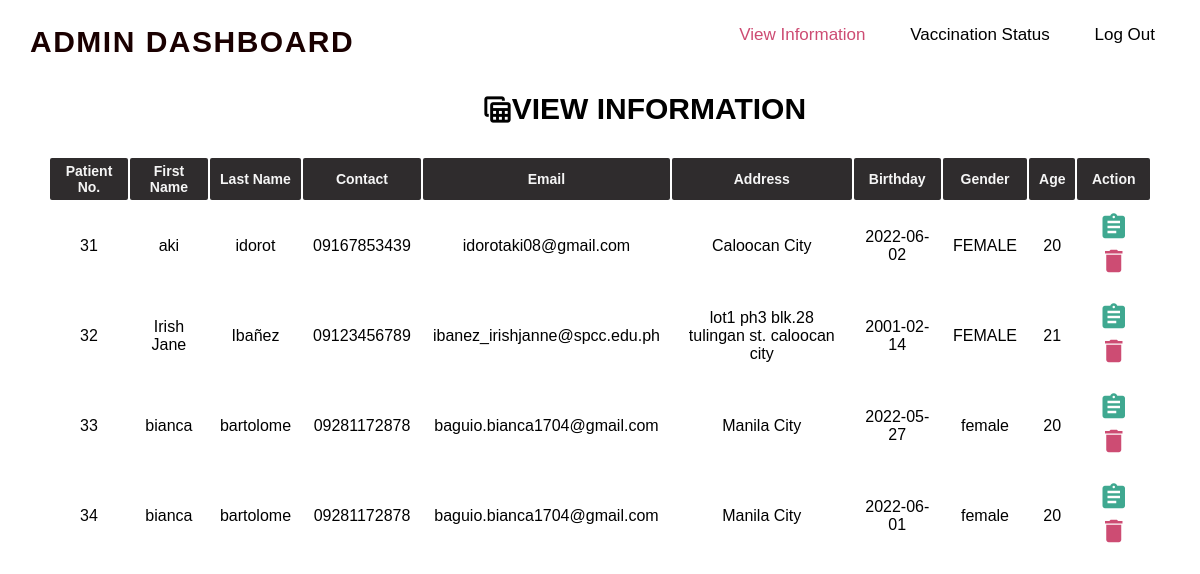
Screenshot of /admin-view-information.php with the database file from the repository.
### tables this page shows
CREATE TABLE `vaccine_registration` (
  `ID` int(20) NOT NULL,
  `firstname` varchar(250) NOT NULL,
  `lastname` varchar(250) NOT NULL,
  `contact` varchar(15) NOT NULL,
  `email` varchar(50) NOT NULL,
  `address` varchar(250) NOT NULL,
  `birthday` varchar(50) NOT NULL,
  `gender` varchar(10) NOT NULL,
  `age` int(2) NOT NULL,
  `date` timestamp NOT NULL DEFAULT current_timestamp() ON UPDATE current_timestamp()
);

### admin-view-information.php (the view, shortened to what this page needs)
<?php
include "config.php";
 $sql = "SELECT * FROM vaccine_registration";
 $result = $conn->query($sql);
?>
<!DOCTYPE html>
<html lang="en">
<head>
    <link rel="stylesheet" href="admin-view-information.css">
    <link rel="stylesheet" href="https://cdnjs.cloudflare.com/ajax/libs/font-awesome/4.7.0/css/font-awesome.min.css">
</head>
<body>
    <div class="logo">
        <a href=""><h1>ADMIN DASHBOARD</h1></a>
    </div>
    <div class="nav">
          <div class="menu">
                <a href="admin-view-information.php"><span> View Information </span></a>
                <a href="admin-vaccination-status.php"> Vaccination Status </a>
                <a href="home.php"> Log Out </a>
          </div>
    </div>
<section>
        <div>
            <h1><span class="material-icons">table_view</span>VIEW INFORMATION</h1>
        </div>
    <div class="patient">
        <form action="" method="POST">
            <table>
                <thead>
                    <tr>
                        <th>Patient No.</th>
                        <th>First Name</th>
                        <th>Last Name</th>
                        <th>Contact</th>
                        <th>Email</th>
                        <th>Address</th>
                        <th>Birthday</th>
                        <th>Gender</th>
                        <th>Age</th>
                        <th>Action</th>
                    </tr>
                </thead>
                    <tbody>
                    <?php
                        if ($result->num_rows > 0) {
                            while ($row = $result->fetch_assoc()) {
                    ?>
                                <tr>
                                <td><?php echo $row['ID']; ?></td>
                                <td><?php echo $row['firstname']; ?></td>
                                <td><?php echo $row['lastname']; ?></td>
                                <td><?php echo $row['contact']; ?></td>
                                <td><?php echo $row['email']; ?></td>
                                <td><?php echo $row['address']; ?></td>
                                <td><?php echo $row['birthday']; ?></td>
                                <td><?php echo $row['gender']; ?></td>
                                <td><?php echo $row['age']; ?></td>
                                <td>
                                    <a href="assign-patient.php?id=<?php echo $row['ID'];?>"><span class="material-icons">assignment</span></a>
                                    <a href="delete-information.php?id=<?php echo $row['ID'];?>"><span class="material-icons" id="delete">delete</span></a>
                                </td>
                                </tr>
                    <?php		}
                        }
                    ?>
                    </tbody>
            </table>
        </form>
    </div>
</section>
</body>
</html>

### admin-view-information.css (style rules this page uses)
html { scroll-behavior: smooth; }
body { margin: 0; width: 100%; height: 100%; font-family: Arial, Helvetica, sans-serif; }
.logo h1 { margin: 25px; margin-left: 25px; float: left; margin-left: 30px; font-size: 30px; color: #1a0000; letter-spacing: 1.5px; }
.nav { text-align: right; height: 20px; line-height: 70px; }
.menu { background-color: transparent; margin: 0 25px 0; margin-right: 25px; }
.menu a { font-size: 17px; clear: right; text-decoration: none; color: black; margin: 0px 20px; line-height: 70px; }
a span { color: #cd4c73; }
section { margin: 6% 4% 4% 4%; }
section h1 { font-size: 30px; margin-left: 42%; margin-bottom: 30px; }
section h1 .material-icons { display: block; position: absolute; left: 40%; font-size: 35px; }
.patient table { text-align: center; margin-top: 10px; }
.patient th { font-size: 14px; padding: 5px 10px 5px 10px; border-radius: 2px; background-color: #2f2c2d; color: whitesmoke; }
.patient td { padding: 10px; }
.patient td .material-icons { position: relative; color: #3fa890; font-size: 30px; }
#delete { border: none; color: #cd4c73; cursor: pointer; }

### rows the page displays
vaccine_registration: ID "31", firstname "aki", lastname "idorot", contact "09167853439", email "idorotaki08@gmail.com", address "Caloocan City", birthday "2022-06-02", gender "FEMALE", age "20"
vaccine_registration: ID "32", firstname "Irish Jane", lastname "Ibañez", contact "09123456789", email "ibanez_irishjanne@spcc.edu.ph", address "lot1 ph3 blk.28 tulingan st. caloocan city", birthday "2001-02-14", gender "FEMALE", age "21"
vaccine_registration: ID "33", firstname "bianca", lastname "bartolome", contact "09281172878", email "baguio.bianca1704@gmail.com", address "Manila City", birthday "2022-05-27", gender "female", age "20"
vaccine_registration: ID "34", firstname "bianca", lastname "bartolome", contact "09281172878", email "baguio.bianca1704@gmail.com", address "Manila City", birthday "2022-06-01", gender "female", age "20"
